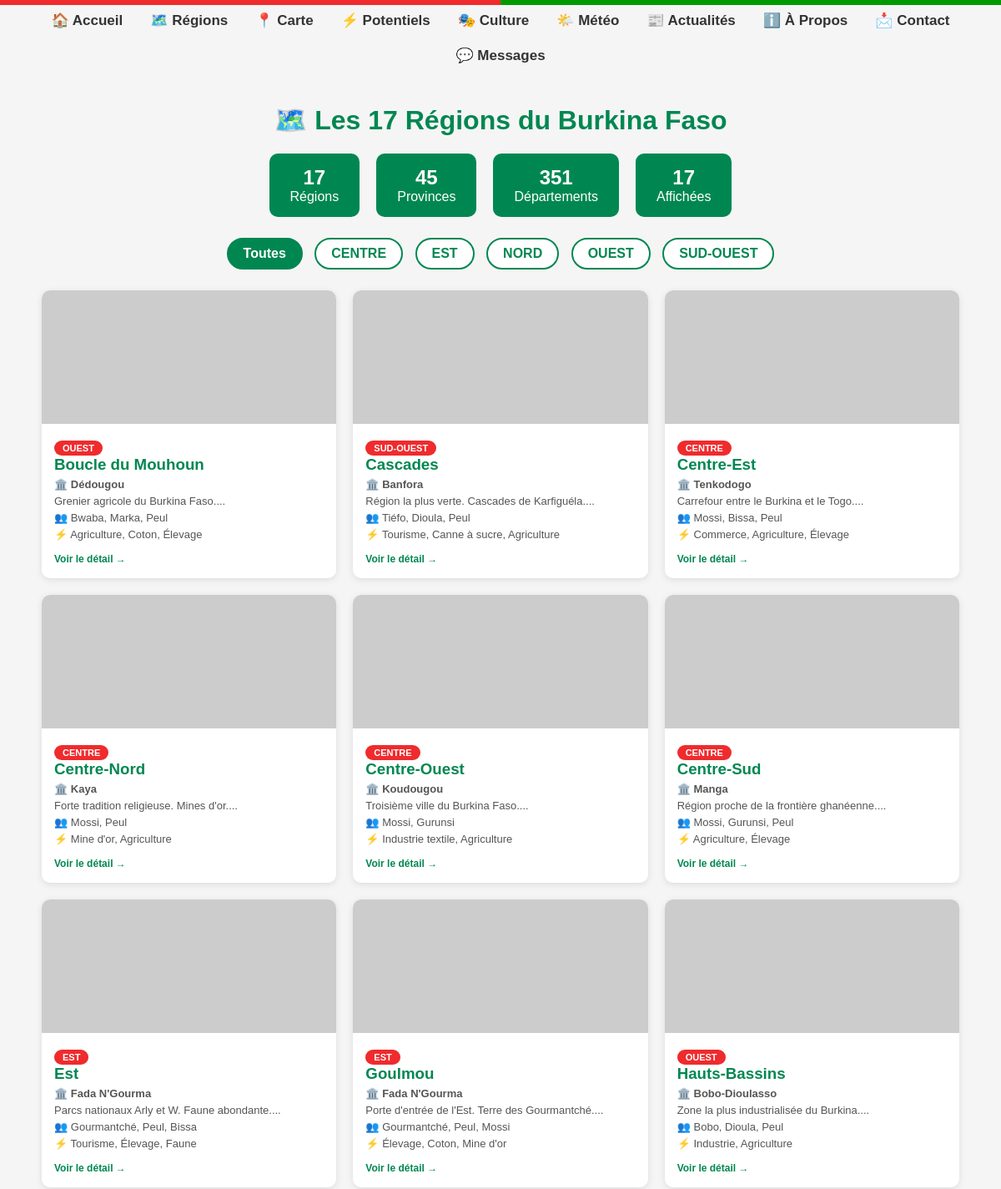
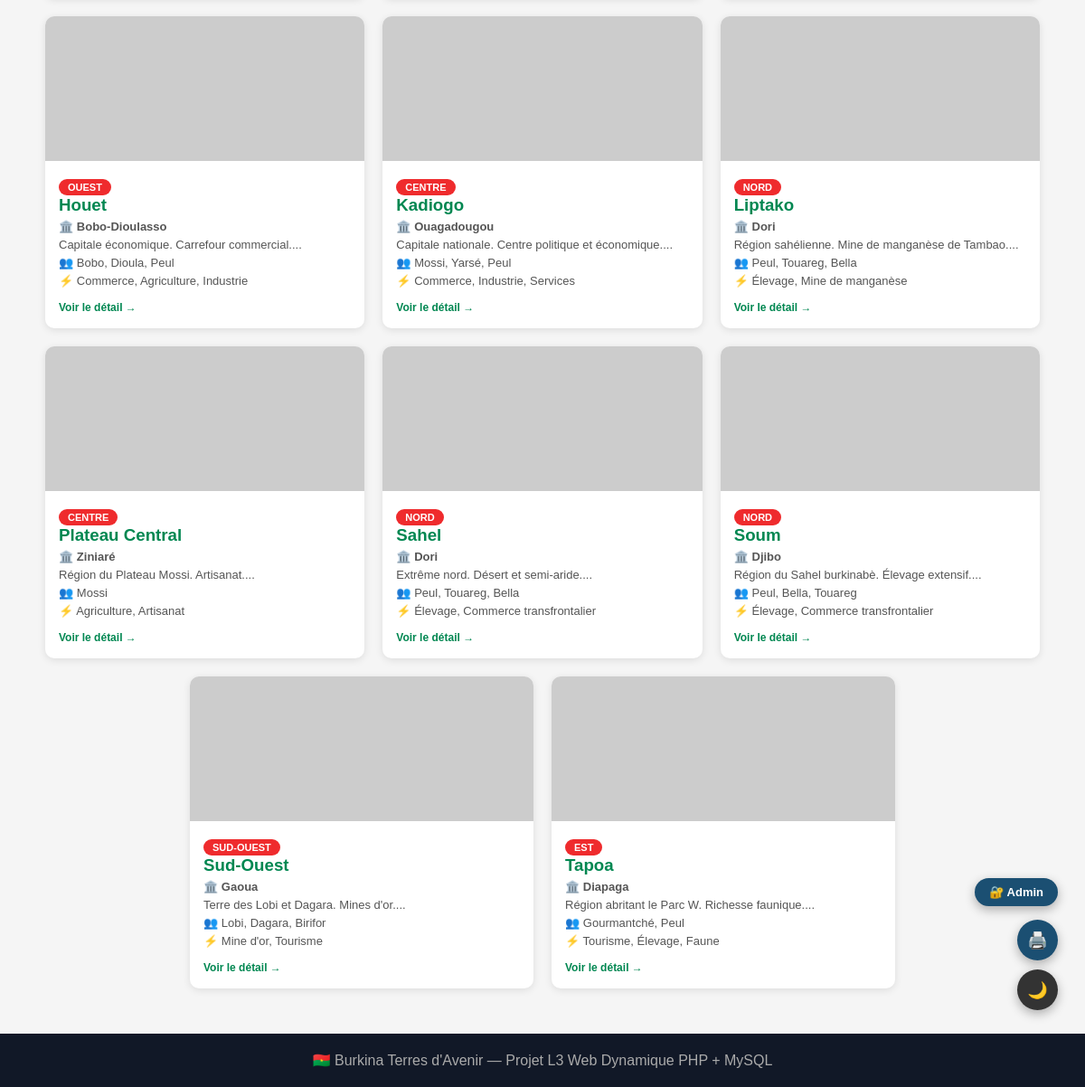
The app's page /regions.php with its own data (2 pictures, top to bottom).
### tables this page shows
CREATE TABLE IF NOT EXISTS regions (
  id INT AUTO_INCREMENT PRIMARY KEY,
  nom VARCHAR(100) NOT NULL,
  chef_lieu VARCHAR(100) NOT NULL,
  zone VARCHAR(50) NOT NULL,
  description TEXT,
  provinces INT DEFAULT 1,
  peuples VARCHAR(255),
  potentiels VARCHAR(255),
  image_url VARCHAR(500)
);

### regions.php (the view, shortened to what this page needs)
<?php require 'conn.php'; require 'tracker.php'; ?>
<!DOCTYPE html>
<html lang="fr">
<head>
</head>
<body>
<div class="flag-stripe"></div>
<nav style="display:flex;justify-content:center;align-items:center;gap:5px;flex-wrap:wrap;position:relative">
    <a href="accueil.php" style="color:#333;text-decoration:none;font-size:17px;font-weight:bold;padding:8px 14px">🏠 Accueil</a>
    <a href="regions.php" style="color:#333;text-decoration:none;font-size:17px;font-weight:bold;padding:8px 14px">🗺️ Régions</a>
    <a href="carte.php" style="color:#333;text-decoration:none;font-size:17px;font-weight:bold;padding:8px 14px">📍 Carte</a>
    <a href="potentiels.php" style="color:#333;text-decoration:none;font-size:17px;font-weight:bold;padding:8px 14px">⚡ Potentiels</a>
    <a href="culture.php" style="color:#333;text-decoration:none;font-size:17px;font-weight:bold;padding:8px 14px">🎭 Culture</a>
    <a href="meteo.php" style="color:#333;text-decoration:none;font-size:17px;font-weight:bold;padding:8px 14px">🌤️ Météo</a>
    <a href="actualites.php" style="color:#333;text-decoration:none;font-size:17px;font-weight:bold;padding:8px 14px">📰 Actualités</a>
    <a href="apropos.php" style="color:#333;text-decoration:none;font-size:17px;font-weight:bold;padding:8px 14px">ℹ️ À Propos</a>
    <a href="contact.php" style="color:#333;text-decoration:none;font-size:17px;font-weight:bold;padding:8px 14px">📩 Contact</a>
    <a href="messages.php" style="color:#333;text-decoration:none;font-size:17px;font-weight:bold;padding:8px 14px">💬 Messages</a>
  </nav>
<div class="container">
  <h1>🗺️ Les 17 Régions du Burkina Faso</h1>
<?php
$zone_filtre = isset($_GET["zone"]) ? $_GET["zone"] : "toutes";
$page = isset($_GET["page"]) ? max(1, intval($_GET["page"])) : 1;
$par_page = 17;
$offset = ($page - 1) * $par_page;
if ($zone_filtre === "toutes") {
  $sql = "SELECT * FROM regions ORDER BY nom LIMIT $par_page OFFSET $offset";
} else {
  $zone_safe = mysqli_real_escape_string($conn, $zone_filtre);
  $total = mysqli_fetch_row(mysqli_query($conn, "SELECT COUNT(*) FROM regions WHERE zone='$zone_safe'"))[0];
  $sql = "SELECT * FROM regions WHERE zone='$zone_safe' ORDER BY nom LIMIT $par_page OFFSET $offset";
}
$result = mysqli_query($conn, $sql);
$nb_regions = mysqli_num_rows($result);
$sql_zones = "SELECT DISTINCT zone FROM regions ORDER BY zone";
$result_zones = mysqli_query($conn, $sql_zones);
?>
  <div class="stats">
    <div class="stat"><strong>17</strong> Régions</div>
    <div class="stat"><strong>45</strong> Provinces</div>
    <div class="stat"><strong>351</strong> Départements</div>
    <div class="stat"><strong><?php echo $nb_regions; ?></strong> Affichées</div>
  </div>
  <div class="filtres">
    <a href="regions.php" class="<?php echo $zone_filtre==='toutes' ? 'actif' : ''; ?>">Toutes</a>
    <?php while ($z = mysqli_fetch_assoc($result_zones)): ?>
    <a href="regions.php?zone=<?php echo htmlspecialchars($z['zone']); ?>"
       class="<?php echo $zone_filtre===$z['zone'] ? 'actif' : ''; ?>">
      <?php echo strtoupper($z['zone']); ?>
    </a>
    <?php endwhile; ?>
  </div>
  <div class="grid">
<?php while ($region = mysqli_fetch_assoc($result)): ?>
    <a class="card" href="region.php?id=<?php echo $region['id']; ?>">
      <img src="<?php echo htmlspecialchars($region['image_url']); ?>"
           alt="<?php echo htmlspecialchars($region['nom']); ?>"
           onerror="this.src='https://via.placeholder.com/600x160/008751/white?text=<?php echo urlencode($region['nom']); ?>'">
      <div class="card-body">
        <span class="zone-badge"><?php echo strtoupper($region['zone']); ?></span>
        <h3><?php echo htmlspecialchars($region['nom']); ?></h3>
        <p>🏛️ <strong><?php echo htmlspecialchars($region['chef_lieu']); ?></strong></p>
        <p><?php echo htmlspecialchars(substr($region['description'], 0, 80)); ?>...</p>
        <p class="peuples">👥 <?php echo htmlspecialchars($region['peuples']); ?></p>
        <p class="potentiels">⚡ <?php echo htmlspecialchars($region['potentiels']); ?></p>
        <span class="voir-plus">Voir le détail →</span>
      </div>
    </a>
<?php endwhile; ?>
  </div>
</div>
<footer>🇧🇫 Burkina Terres d'Avenir — Projet L3 Web Dynamique PHP + MySQL</footer>
</body>
</html>

### regions.php (style rules this page uses)
body { font-family: Arial, sans-serif; background: #f5f5f5; margin: 0; padding: 0; }
.flag-stripe { height: 6px; background: linear-gradient(90deg, #EF2B2D 50%, #009A00 50%); }
.container { max-width: 1100px; margin: 40px auto; padding: 0 20px; }
h1 { color: #008751; text-align: center; }
.stats { display: flex; gap: 20px; justify-content: center; margin: 20px 0; flex-wrap: wrap; }
.stat { background: #008751; color: white; padding: 15px 25px; border-radius: 10px; text-align: center; }
.stat strong { display: block; font-size: 24px; }
.filtres { text-align: center; margin: 20px 0; }
.filtres a { display: inline-block; margin: 5px; padding: 8px 18px; background: white; border: 2px solid #008751; color: #008751; border-radius: 20px; text-decoration: none; font-weight: bold; }
.filtres a.actif, .filtres a:hover { background: #008751; color: white; }
.grid { display: flex; flex-wrap: wrap; gap: 20px; justify-content: center; margin-top: 20px; }
.grid > * { flex: 1 1 280px; max-width: 380px; }
.card { background: white; border-radius: 10px; overflow: hidden; box-shadow: 0 2px 8px rgba(0,0,0,0.1); text-decoration: none; color: inherit; display: block; transition: transform 0.2s; }
.card img { width: 100%; height: 160px; object-fit: cover; }
.card-body { padding: 15px; }
.card-body h3 { color: #008751; margin: 0 0 5px; }
.card-body p { color: #555; font-size: 13px; margin: 5px 0; }
.zone-badge { display: inline-block; background: #EF2B2D; color: white; padding: 3px 10px; border-radius: 10px; font-size: 11px; font-weight: bold; }
.peuples { color: #1B4F72; font-size: 12px; }
.potentiels { color: #008751; font-size: 12px; }
.voir-plus { display: inline-block; margin-top: 10px; color: #008751; font-size: 12px; font-weight: bold; }
footer { background: #111827; color: #aaa; text-align: center; padding: 20px; margin-top: 50px; }

### records on screen
regions: zone "OUEST", nom "Boucle du Mouhoun", chef_lieu "Dédougou", description "Grenier agricole du Burkina Faso.", peuples "Bwaba, Marka, Peul", potentiels "Agriculture, Coton, Élevage"
regions: zone "SUD-OUEST", nom "Cascades", chef_lieu "Banfora", description "Région la plus verte. Cascades de Karfiguéla.", peuples "Tiéfo, Dioula, Peul", potentiels "Tourisme, Canne à sucre, Agriculture"
regions: zone "CENTRE", nom "Centre-Est", chef_lieu "Tenkodogo", description "Carrefour entre le Burkina et le Togo.", peuples "Mossi, Bissa, Peul", potentiels "Commerce, Agriculture, Élevage"
regions: zone "CENTRE", nom "Centre-Nord", chef_lieu "Kaya", description "Forte tradition religieuse. Mines d'or.", peuples "Mossi, Peul", potentiels "Mine d'or, Agriculture"
regions: zone "CENTRE", nom "Centre-Ouest", chef_lieu "Koudougou", description "Troisième ville du Burkina Faso.", peuples "Mossi, Gurunsi", potentiels "Industrie textile, Agriculture"
regions: zone "CENTRE", nom "Centre-Sud", chef_lieu "Manga", description "Région proche de la frontière ghanéenne.", peuples "Mossi, Gurunsi, Peul", potentiels "Agriculture, Élevage"
regions: zone "EST", nom "Est", chef_lieu "Fada N'Gourma", description "Parcs nationaux Arly et W. Faune abondante.", peuples "Gourmantché, Peul, Bissa", potentiels "Tourisme, Élevage, Faune"
regions: zone "EST", nom "Goulmou", chef_lieu "Fada N'Gourma", description "Porte d'entrée de l'Est. Terre des Gourmantché.", peuples "Gourmantché, Peul, Mossi", potentiels "Élevage, Coton, Mine d'or"
regions: zone "OUEST", nom "Hauts-Bassins", chef_lieu "Bobo-Dioulasso", description "Zone la plus industrialisée du Burkina.", peuples "Bobo, Dioula, Peul", potentiels "Industrie, Agriculture"
regions: zone "OUEST", nom "Houet", chef_lieu "Bobo-Dioulasso", description "Capitale économique. Carrefour commercial.", peuples "Bobo, Dioula, Peul", potentiels "Commerce, Agriculture, Industrie"
regions: zone "CENTRE", nom "Kadiogo", chef_lieu "Ouagadougou", description "Capitale nationale. Centre politique et économique.", peuples "Mossi, Yarsé, Peul", potentiels "Commerce, Industrie, Services"
regions: zone "NORD", nom "Liptako", chef_lieu "Dori", description "Région sahélienne. Mine de manganèse de Tambao.", peuples "Peul, Touareg, Bella", potentiels "Élevage, Mine de manganèse"
regions: zone "CENTRE", nom "Plateau Central", chef_lieu "Ziniaré", description "Région du Plateau Mossi. Artisanat.", peuples "Mossi", potentiels "Agriculture, Artisanat"
regions: zone "NORD", nom "Sahel", chef_lieu "Dori", description "Extrême nord. Désert et semi-aride.", peuples "Peul, Touareg, Bella", potentiels "Élevage, Commerce transfrontalier"
regions: zone "NORD", nom "Soum", chef_lieu "Djibo", description "Région du Sahel burkinabè. Élevage extensif.", peuples "Peul, Bella, Touareg", potentiels "Élevage, Commerce transfrontalier"
regions: zone "SUD-OUEST", nom "Sud-Ouest", chef_lieu "Gaoua", description "Terre des Lobi et Dagara. Mines d'or.", peuples "Lobi, Dagara, Birifor", potentiels "Mine d'or, Tourisme"
regions: zone "EST", nom "Tapoa", chef_lieu "Diapaga", description "Région abritant le Parc W. Richesse faunique.", peuples "Gourmantché, Peul", potentiels "Tourisme, Élevage, Faune"

### other values on screen
$nb_regions "17"
$z['zone'] "CENTRE"
$z['zone'] "EST"
$z['zone'] "NORD"
$z['zone'] "OUEST"
$z['zone'] "SUD-OUEST"
